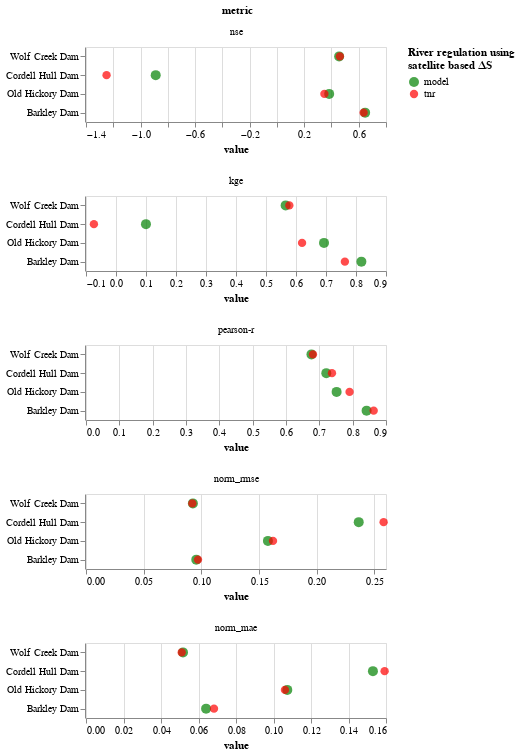

Notebook code cell kept with this figure:
### Code cell
NODE = 4
# data = df.loc[NODE]
data = df
name = df.loc[NODE, 'name'].unique()[0]
df['name (node)'] = df['name'] + ' (' + df.index.astype(str) + ')'

bars = alt.Chart(
    data
).transform_fold(
    ['nse', 'kge', 'pearson-r', 'norm_rmse', 'norm_mae'],
    ['metric', 'value'],
).mark_circle(
).encode(
    x=alt.X('value:Q', title='value'),
    # y=alt.Y('name (node):N', title=None).scale(alt.Scale(domain=['Wolf Creek Dam (2)', 'Cordell Hull Dam (7)', 'Old Hickory Dam (4)', 'Barkley Dam (0)'])),
    y=alt.Y('name:N', title=None).scale(alt.Scale(domain=['Wolf Creek Dam', 'Cordell Hull Dam', 'Old Hickory Dam', 'Barkley Dam'])),
    facet=alt.Facet('metric:N', columns=1, sort=['nse', 'kge', 'pearson-r', 'norm_rmse', 'norm_mae']),
    color=alt.Color('model_or_tnr:N', title=['River regulation using','satellite based ∆S']).scale(alt.Scale(range=['green', 'red'])),
    size=alt.Size('model_or_tnr:N', title=['River regulation using', 'satellite based ∆S']).scale(alt.Scale(range=[100, 70])),
    tooltip=alt.Tooltip(['pearson-r', 'nse', 'norm_rmse', 'norm_mae', 'kge'], format='.2f'),
    # stroke=alt.Stroke('model_or_tnr:N').scale(alt.Scale(range=['none', 'black'])),
    # strokeWidth=alt.StrokeWidth('model_or_tnr:N').scale(alt.Scale(range=[3, 3.5])),
).configure_legend(

).properties(
    width=300,
    height=75,
    # title=f'{name}'
).resolve_scale(
    x='independent'
)

bars

### Figure 1 — Vega-Lite specification as saved in the notebook (floating-point values rounded to 4 significant figures)
{"config": {"view": {"continuousWidth": 300, "continuousHeight": 300}, "legend": {}}, "data": {"name": "data-bd2cb37b2931e9c827483ef7d1da2588"}, "mark": {"type": "circle"}, "encoding": {"color": {"field": "model_or_tnr", "scale": {"range": ["green", "red"]}, "title": ["River regulation using", "satellite based ∆S"], "type": "nominal"}, "facet": {"columns": 1, "field": "metric", "sort": ["nse", "kge", "pearson-r", "norm_rmse", "norm_mae"], "type": "nominal"}, "size": {"field": "model_or_tnr", "scale": {"range": [100, 70]}, "title": ["River regulation using", "satellite based ∆S"], "type": "nominal"}, "tooltip": [{"field": "pearson-r", "format": ".2f", "type": "quantitative"}, {"field": "nse", "format": ".2f", "type": "quantitative"}, {"field": "norm_rmse", "format": ".2f", "type": "quantitative"}, {"field": "norm_mae", "format": ".2f", "type": "quantitative"}, {"field": "kge", "format": ".2f", "type": "quantitative"}], "x": {"field": "value", "title": "value", "type": "quantitative"}, "y": {"field": "name", "scale": {"domain": ["Wolf Creek Dam", "Cordell Hull Dam", "Old Hickory Dam", "Barkley Dam"]}, "title": null, "type": "nominal"}}, "height": 75, "resolve": {"scale": {"x": "independent"}}, "transform": [{"fold": ["nse", "kge", "pearson-r", "norm_rmse", "norm_mae"], "as": ["metric", "value"]}], "width": 300, "$schema": "https://vega.github.io/schema/vega-lite/v5.16.3.json", "datasets": {"data-bd2cb37b2931e9c827483ef7d1da2588": [{"pearson-r": 0.6764, "pearson-r p-val": 2.226e-86, "nse": 0.4563, "nse1": 0.3763, "rmse": 36870000.0, "norm_rmse": 0.09264, "mae": 20590000.0, "norm_mae": 0.05174, "kge": 0.5654, "name": "Wolf Creek Dam", "model_or_tnr": "model", "name (node)": "Wolf Creek Dam (2)"}, {"pearson-r": 0.681, "pearson-r p-val": 5.453e-88, "nse": 0.4618, "nse1": 0.3847, "rmse": 36680000.0, "norm_rmse": 0.09218, "mae": 20310000.0, "norm_mae": 0.05105, "kge": 0.5778, "name": "Wolf Creek Dam", "model_or_tnr": "tnr", "name (node)": "Wolf Creek Dam (2)"}, {"pearson-r": 0.7518, "pearson-r p-val": 3.871e-117, "nse": 0.3832, "nse1": 0.3179, "rmse": 43360000.0, "norm_rmse": 0.1577, "mae": 29520000.0, "norm_mae": 0.1074, "kge": 0.6934, "name": "Old Hickory Dam", "model_or_tnr": "model", "name (node)": "Old Hickory Dam (4)"}, {"pearson-r": 0.7907, "pearson-r p-val": 1.125e-137, "nse": 0.3483, "nse1": 0.3258, "rmse": 44570000.0, "norm_rmse": 0.1621, "mae": 29180000.0, "norm_mae": 0.1061, "kge": 0.6202, "name": "Old Hickory Dam", "model_or_tnr": "tnr", "name (node)": "Old Hickory Dam (4)"}, {"pearson-r": 0.7209, "pearson-r p-val": 3.384e-103, "nse": -0.8888, "nse1": -0.1507, "rmse": 46080000.0, "norm_rmse": 0.2364, "mae": 29830000.0, "norm_mae": 0.153, "kge": 0.09986, "name": "Cordell Hull Dam", "model_or_tnr": "model", "name (node)": "Cordell Hull Dam (7)"}, {"pearson-r": 0.7379, "pearson-r p-val": 1.556e-110, "nse": -1.249, "nse1": -0.1975, "rmse": 50290000.0, "norm_rmse": 0.2579, "mae": 31050000.0, "norm_mae": 0.1593, "kge": -0.07362, "name": "Cordell Hull Dam", "model_or_tnr": "tnr", "name (node)": "Cordell Hull Dam (7)"}, {"pearson-r": 0.8418, "pearson-r p-val": 1.872e-172, "nse": 0.647, "nse1": 0.4629, "rmse": 52530000.0, "norm_rmse": 0.09557, "mae": 35200000.0, "norm_mae": 0.06405, "kge": 0.818, "name": "Barkley Dam", "model_or_tnr": "model", "name (node)": "Barkley Dam (0)"}, {"pearson-r": 0.863, "pearson-r p-val": 8.473e-191, "nse": 0.6359, "nse1": 0.4275, "rmse": 53350000.0, "norm_rmse": 0.09707, "mae": 37520000.0, "norm_mae": 0.06826, "kge": 0.763, "name": "Barkley Dam", "model_or_tnr": "tnr", "name (node)": "Barkley Dam (0)"}]}}
